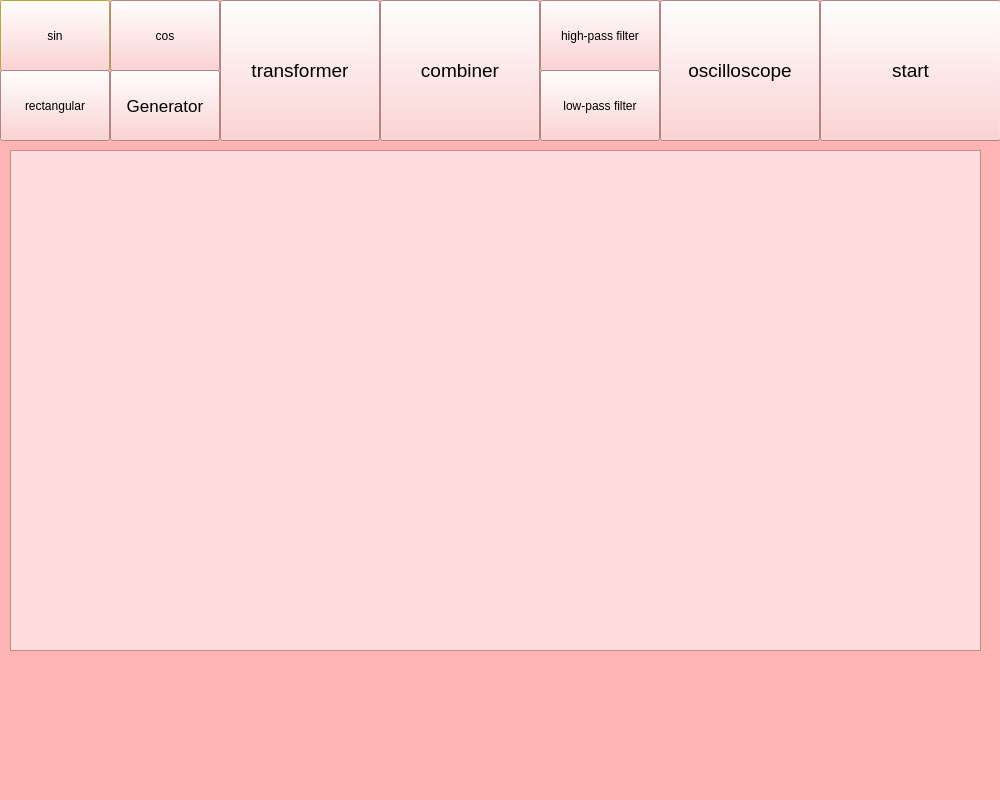
<?xml version="1.0" encoding="UTF-8"?>
<ui version="4.0">
 <class>Widget</class>
 <widget class="QWidget" name="Widget">
  <property name="geometry">
   <rect>
    <x>0</x>
    <y>0</y>
    <width>1000</width>
    <height>800</height>
   </rect>
  </property>
  <property name="palette">
   <palette>
    <active>
     <colorrole role="Button">
      <brush brushstyle="SolidPattern">
       <color alpha="255">
        <red>255</red>
        <green>198</green>
        <blue>198</blue>
       </color>
      </brush>
     </colorrole>
     <colorrole role="Light">
      <brush brushstyle="SolidPattern">
       <color alpha="255">
        <red>255</red>
        <green>255</green>
        <blue>255</blue>
       </color>
      </brush>
     </colorrole>
     <colorrole role="Base">
      <brush brushstyle="SolidPattern">
       <color alpha="255">
        <red>255</red>
        <green>221</green>
        <blue>221</blue>
       </color>
      </brush>
     </colorrole>
     <colorrole role="Window">
      <brush brushstyle="SolidPattern">
       <color alpha="255">
        <red>255</red>
        <green>180</green>
        <blue>180</blue>
       </color>
      </brush>
     </colorrole>
    </active>
    <inactive>
     <colorrole role="Button">
      <brush brushstyle="SolidPattern">
       <color alpha="255">
        <red>255</red>
        <green>198</green>
        <blue>198</blue>
       </color>
      </brush>
     </colorrole>
     <colorrole role="Light">
      <brush brushstyle="SolidPattern">
       <color alpha="255">
        <red>255</red>
        <green>255</green>
        <blue>255</blue>
       </color>
      </brush>
     </colorrole>
     <colorrole role="Base">
      <brush brushstyle="SolidPattern">
       <color alpha="255">
        <red>255</red>
        <green>221</green>
        <blue>221</blue>
       </color>
      </brush>
     </colorrole>
     <colorrole role="Window">
      <brush brushstyle="SolidPattern">
       <color alpha="255">
        <red>255</red>
        <green>180</green>
        <blue>180</blue>
       </color>
      </brush>
     </colorrole>
    </inactive>
    <disabled>
     <colorrole role="Button">
      <brush brushstyle="SolidPattern">
       <color alpha="255">
        <red>255</red>
        <green>198</green>
        <blue>198</blue>
       </color>
      </brush>
     </colorrole>
     <colorrole role="Light">
      <brush brushstyle="SolidPattern">
       <color alpha="255">
        <red>255</red>
        <green>255</green>
        <blue>255</blue>
       </color>
      </brush>
     </colorrole>
     <colorrole role="Base">
      <brush brushstyle="SolidPattern">
       <color alpha="255">
        <red>255</red>
        <green>180</green>
        <blue>180</blue>
       </color>
      </brush>
     </colorrole>
     <colorrole role="Window">
      <brush brushstyle="SolidPattern">
       <color alpha="255">
        <red>255</red>
        <green>180</green>
        <blue>180</blue>
       </color>
      </brush>
     </colorrole>
    </disabled>
   </palette>
  </property>
  <property name="cursor">
   <cursorShape>OpenHandCursor</cursorShape>
  </property>
  <property name="windowTitle">
   <string>Widget</string>
  </property>
  <widget class="QLabel" name="label">
   <property name="geometry">
    <rect>
     <x>0</x>
     <y>590</y>
     <width>1000</width>
     <height>211</height>
    </rect>
   </property>
   <property name="text">
    <string/>
   </property>
   <property name="pixmap">
    <pixmap>../Downloads/kittes.png</pixmap>
   </property>
   <property name="scaledContents">
    <bool>true</bool>
   </property>
  </widget>
  <widget class="QPushButton" name="button_create_oscilloscope">
   <property name="geometry">
    <rect>
     <x>660</x>
     <y>0</y>
     <width>160</width>
     <height>141</height>
    </rect>
   </property>
   <property name="font">
    <font>
     <pointsize>14</pointsize>
    </font>
   </property>
   <property name="text">
    <string>oscilloscope</string>
   </property>
   <property name="icon">
    <iconset>
     <normaloff>../Downloads/pngwing.com(15).png</normaloff>../Downloads/pngwing.com(15).png</iconset>
   </property>
   <property name="iconSize">
    <size>
     <width>150</width>
     <height>100</height>
    </size>
   </property>
  </widget>
  <widget class="QPushButton" name="button_create_sin">
   <property name="geometry">
    <rect>
     <x>0</x>
     <y>0</y>
     <width>110</width>
     <height>71</height>
    </rect>
   </property>
   <property name="palette">
    <palette>
     <active>
      <colorrole role="Base">
       <brush brushstyle="SolidPattern">
        <color alpha="255">
         <red>253</red>
         <green>166</green>
         <blue>166</blue>
        </color>
       </brush>
      </colorrole>
      <colorrole role="Window">
       <brush brushstyle="SolidPattern">
        <color alpha="255">
         <red>252</red>
         <green>233</green>
         <blue>79</blue>
        </color>
       </brush>
      </colorrole>
     </active>
     <inactive>
      <colorrole role="Base">
       <brush brushstyle="SolidPattern">
        <color alpha="255">
         <red>253</red>
         <green>166</green>
         <blue>166</blue>
        </color>
       </brush>
      </colorrole>
      <colorrole role="Window">
       <brush brushstyle="SolidPattern">
        <color alpha="255">
         <red>252</red>
         <green>233</green>
         <blue>79</blue>
        </color>
       </brush>
      </colorrole>
     </inactive>
     <disabled>
      <colorrole role="Base">
       <brush brushstyle="SolidPattern">
        <color alpha="255">
         <red>252</red>
         <green>233</green>
         <blue>79</blue>
        </color>
       </brush>
      </colorrole>
      <colorrole role="Window">
       <brush brushstyle="SolidPattern">
        <color alpha="255">
         <red>252</red>
         <green>233</green>
         <blue>79</blue>
        </color>
       </brush>
      </colorrole>
     </disabled>
    </palette>
   </property>
   <property name="text">
    <string>sin</string>
   </property>
   <property name="icon">
    <iconset>
     <normaloff>../Downloads/сигнал.png</normaloff>../Downloads/сигнал.png</iconset>
   </property>
   <property name="iconSize">
    <size>
     <width>70</width>
     <height>650</height>
    </size>
   </property>
  </widget>
  <widget class="QPushButton" name="button_create_cos">
   <property name="geometry">
    <rect>
     <x>110</x>
     <y>0</y>
     <width>110</width>
     <height>71</height>
    </rect>
   </property>
   <property name="text">
    <string>cos</string>
   </property>
   <property name="icon">
    <iconset>
     <normaloff>../Downloads/сигнал.png</normaloff>../Downloads/сигнал.png</iconset>
   </property>
   <property name="iconSize">
    <size>
     <width>70</width>
     <height>650</height>
    </size>
   </property>
  </widget>
  <widget class="QPushButton" name="button_create_generator">
   <property name="geometry">
    <rect>
     <x>110</x>
     <y>70</y>
     <width>110</width>
     <height>71</height>
    </rect>
   </property>
   <property name="font">
    <font>
     <pointsize>13</pointsize>
    </font>
   </property>
   <property name="text">
    <string>Generator</string>
   </property>
  </widget>
  <widget class="QPushButton" name="button_create_meandr">
   <property name="geometry">
    <rect>
     <x>0</x>
     <y>70</y>
     <width>110</width>
     <height>71</height>
    </rect>
   </property>
   <property name="text">
    <string>rectangular</string>
   </property>
   <property name="icon">
    <iconset>
     <normaloff>../Downloads/pngwing.com(12).png</normaloff>../Downloads/pngwing.com(12).png</iconset>
   </property>
   <property name="iconSize">
    <size>
     <width>70</width>
     <height>45</height>
    </size>
   </property>
  </widget>
  <widget class="QPushButton" name="button_create_combiner">
   <property name="geometry">
    <rect>
     <x>380</x>
     <y>0</y>
     <width>160</width>
     <height>141</height>
    </rect>
   </property>
   <property name="font">
    <font>
     <pointsize>14</pointsize>
    </font>
   </property>
   <property name="text">
    <string>combiner</string>
   </property>
   <property name="icon">
    <iconset>
     <normaloff>../Downloads/adder.png</normaloff>../Downloads/adder.png</iconset>
   </property>
   <property name="iconSize">
    <size>
     <width>250</width>
     <height>1000</height>
    </size>
   </property>
  </widget>
  <widget class="QPushButton" name="button_create_transformer">
   <property name="geometry">
    <rect>
     <x>220</x>
     <y>0</y>
     <width>160</width>
     <height>141</height>
    </rect>
   </property>
   <property name="font">
    <font>
     <pointsize>14</pointsize>
    </font>
   </property>
   <property name="text">
    <string>transformer</string>
   </property>
   <property name="icon">
    <iconset>
     <normaloff>../Downloads/pngwing.com(14).png</normaloff>../Downloads/pngwing.com(14).png</iconset>
   </property>
   <property name="iconSize">
    <size>
     <width>100</width>
     <height>100</height>
    </size>
   </property>
  </widget>
  <widget class="QPushButton" name="button_create_lowfilter">
   <property name="geometry">
    <rect>
     <x>540</x>
     <y>70</y>
     <width>120</width>
     <height>71</height>
    </rect>
   </property>
   <property name="text">
    <string>low-pass filter</string>
   </property>
   <property name="icon">
    <iconset>
     <normaloff>../Downloads/pngwing.com(16).png</normaloff>../Downloads/pngwing.com(16).png</iconset>
   </property>
   <property name="iconSize">
    <size>
     <width>50</width>
     <height>50</height>
    </size>
   </property>
  </widget>
  <widget class="QPushButton" name="button_create_highfilter">
   <property name="geometry">
    <rect>
     <x>540</x>
     <y>0</y>
     <width>120</width>
     <height>71</height>
    </rect>
   </property>
   <property name="text">
    <string>high-pass filter</string>
   </property>
   <property name="icon">
    <iconset>
     <normaloff>../Downloads/pngwing.com(16).png</normaloff>../Downloads/pngwing.com(16).png</iconset>
   </property>
   <property name="iconSize">
    <size>
     <width>50</width>
     <height>50</height>
    </size>
   </property>
  </widget>
  <widget class="QPushButton" name="button_start">
   <property name="geometry">
    <rect>
     <x>820</x>
     <y>0</y>
     <width>181</width>
     <height>141</height>
    </rect>
   </property>
   <property name="font">
    <font>
     <pointsize>14</pointsize>
    </font>
   </property>
   <property name="text">
    <string>start</string>
   </property>
   <property name="icon">
    <iconset>
     <normaloff>../Downloads/пуск.png</normaloff>../Downloads/пуск.png</iconset>
   </property>
   <property name="iconSize">
    <size>
     <width>150</width>
     <height>100</height>
    </size>
   </property>
  </widget>
  <widget class="QLabel" name="label_2">
   <property name="geometry">
    <rect>
     <x>10</x>
     <y>150</y>
     <width>981</width>
     <height>431</height>
    </rect>
   </property>
   <property name="text">
    <string/>
   </property>
  </widget>
  <widget class="my_grpah_view" name="graphicsView">
   <property name="geometry">
    <rect>
     <x>10</x>
     <y>150</y>
     <width>971</width>
     <height>501</height>
    </rect>
   </property>
  </widget>
 </widget>
 <customwidgets>
  <customwidget>
   <class>my_grpah_view</class>
   <extends>QGraphicsView</extends>
   <header>./headers/logic_of_fronted/my_grpah_view.h</header>
  </customwidget>
 </customwidgets>
 <resources/>
 <connections/>
</ui>
